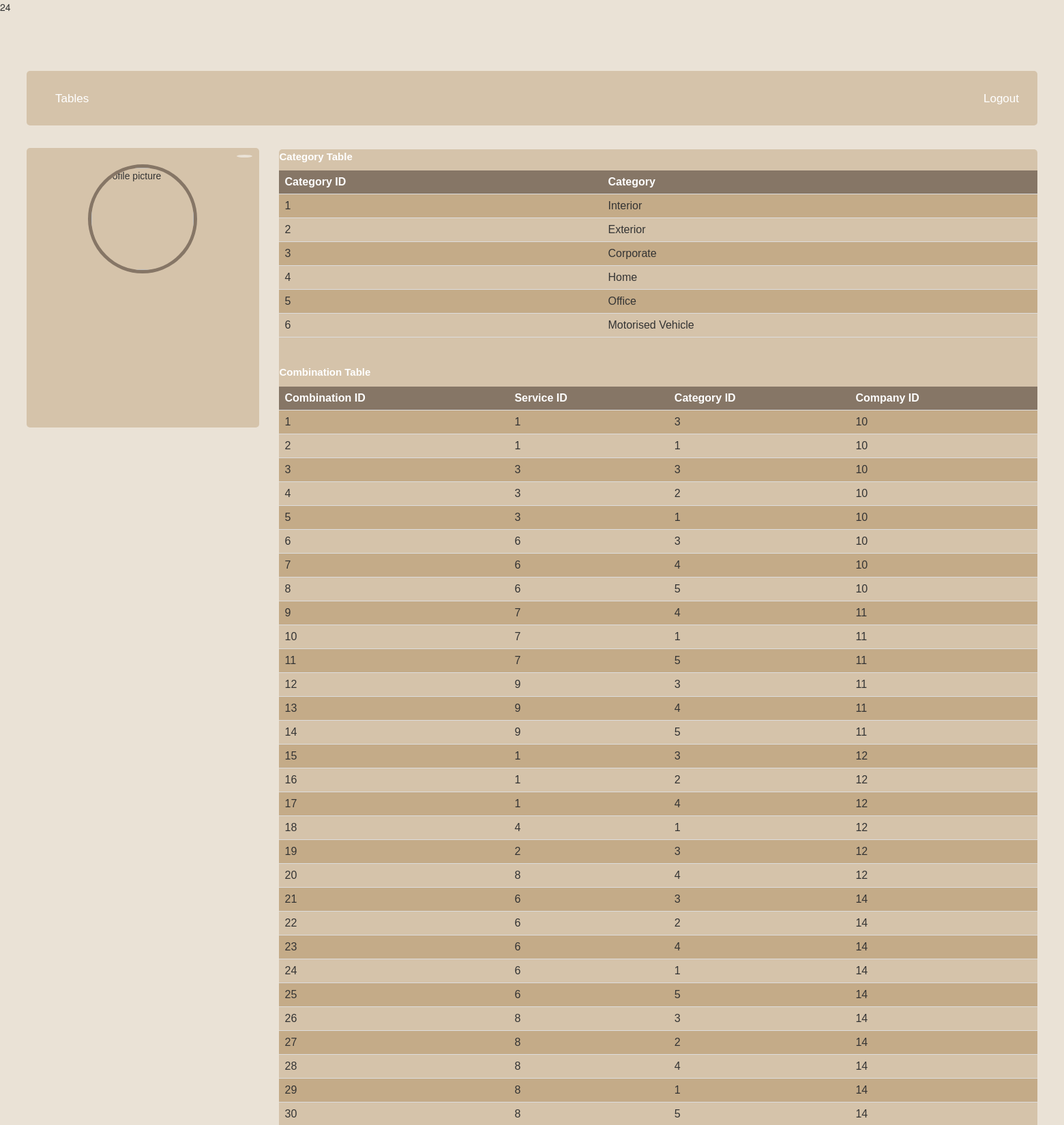
Page /adminprofile.php (signed in, upper part) on the committed database.
### tables this page shows
CREATE TABLE IF NOT EXISTS `category_table` (
  `cat_id` int(6) NOT NULL AUTO_INCREMENT,
  `category` varchar(64) NOT NULL,
  PRIMARY KEY (`cat_id`)
);

CREATE TABLE IF NOT EXISTS `combination_table` (
  `combination_id` int(6) NOT NULL AUTO_INCREMENT,
  `service_id` int(6) NOT NULL,
  `cat_id` int(6) NOT NULL,
  `company_id` int(6) NOT NULL,
  PRIMARY KEY (`combination_id`)
);

### tables.php (the view, shortened to what this page needs)
<div class="table">
<p><strong>Category Table</strong></p>
<table id="table">
  <tr class="header">
    <th>Category ID</th>
    <th>Category</th>
  </tr>
    <?php
      $sql_category = "SELECT * FROM category_table";
      $result_category = mysqli_query($mysqli, $sql_category);
      if (mysqli_num_rows($result_category) > 0) {
        while($row_category = mysqli_fetch_assoc($result_category)) {
          print '<tr>';
          print '<td>'.$row_category['cat_id'].'</td>';
          print '<td>'.$row_category['category'].'</td>';
          print '</tr>';
        }
      }
       else {
      echo "0 results";
    }
    ?>
</table>
   <br></br>
<p><strong>Combination Table</strong></p>
<table id="table">
  <tr class="header">
    <th>Combination ID</th>
    <th>Service ID</th>
    <th>Category ID</th>
    <th>Company ID</th>
  </tr>
    <?php
      $sql_combination = "SELECT * FROM combination_table";
      $result_combination = mysqli_query($mysqli, $sql_combination);
      if (mysqli_num_rows($result_combination) > 0) {
        while($row_combination = mysqli_fetch_assoc($result_combination)) {
          print '<tr>';
          print '<td>'.$row_combination['combination_id'].'</td>';
          print '<td>'.$row_combination['service_id'].'</td>';
          print '<td>'.$row_combination['cat_id'].'</td>';
          print '<td>'.$row_combination['company_id'].'</td>';
          print '</tr>';
        }
      }
     else {
      echo "0 results";
    }
    ?>
</table>
<br></br>
<br></br>
<br></br>
<br></br>
<br></br>
<br></br>
</div>

### css/style.css (style rules this page uses)
* { -webkit-box-sizing: border-box; -moz-box-sizing: border-box; box-sizing: border-box; }
body { background: #eae2d6; }
p { font-size: 15px; }
h1, h2, p, a, span { color: #fff; }
table { border-collapse: collapse; width: 100%; }
th, td { padding: 8px; text-align: left; border-bottom: 1px solid #ddd; }
tr:nth-child(even) { background-color: #c4ab88 }
th { background-color: #867666; color: white; }

### rows in the picture
category_table: cat_id "1", category "Interior"
category_table: cat_id "2", category "Exterior"
category_table: cat_id "3", category "Corporate"
category_table: cat_id "4", category "Home"
category_table: cat_id "5", category "Office"
category_table: cat_id "6", category "Motorised Vehicle"
combination_table: combination_id "1", service "1", cat "3", company "10"
combination_table: combination_id "2", service "1", cat "1", company "10"
combination_table: combination_id "3", service "3", cat "3", company "10"
combination_table: combination_id "4", service "3", cat "2", company "10"
combination_table: combination_id "5", service "3", cat "1", company "10"
combination_table: combination_id "6", service "6", cat "3", company "10"
combination_table: combination_id "7", service "6", cat "4", company "10"
combination_table: combination_id "8", service "6", cat "5", company "10"
combination_table: combination_id "9", service "7", cat "4", company "11"
combination_table: combination_id "10", service "7", cat "1", company "11"
combination_table: combination_id "11", service "7", cat "5", company "11"
combination_table: combination_id "12", service "9", cat "3", company "11"
combination_table: combination_id "13", service "9", cat "4", company "11"
combination_table: combination_id "14", service "9", cat "5", company "11"
combination_table: combination_id "15", service "1", cat "3", company "12"
combination_table: combination_id "16", service "1", cat "2", company "12"
combination_table: combination_id "17", service "1", cat "4", company "12"
combination_table: combination_id "18", service "4", cat "1", company "12"
combination_table: combination_id "19", service "2", cat "3", company "12"
combination_table: combination_id "20", service "8", cat "4", company "12"
combination_table: combination_id "21", service "6", cat "3", company "14"
combination_table: combination_id "22", service "6", cat "2", company "14"
combination_table: combination_id "23", service "6", cat "4", company "14"
combination_table: combination_id "24", service "6", cat "1", company "14"
combination_table: combination_id "25", service "6", cat "5", company "14"
combination_table: combination_id "26", service "8", cat "3", company "14"
combination_table: combination_id "27", service "8", cat "2", company "14"
combination_table: combination_id "28", service "8", cat "4", company "14"
combination_table: combination_id "29", service "8", cat "1", company "14"
combination_table: combination_id "30", service "8", cat "5", company "14"

### other values in the picture
$userid "4"
